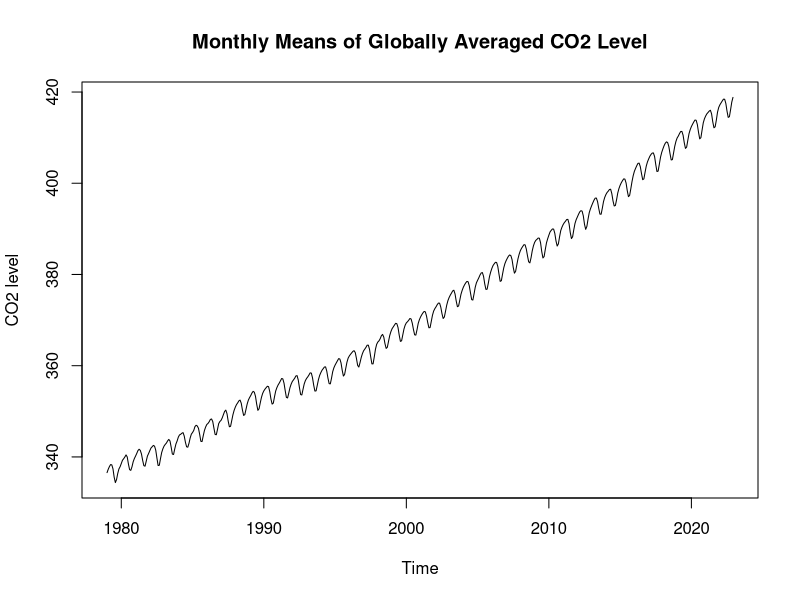
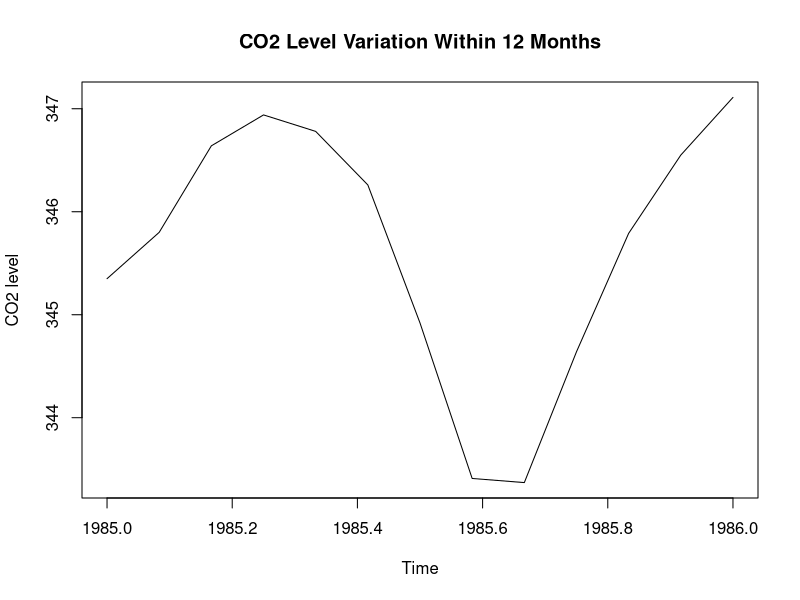
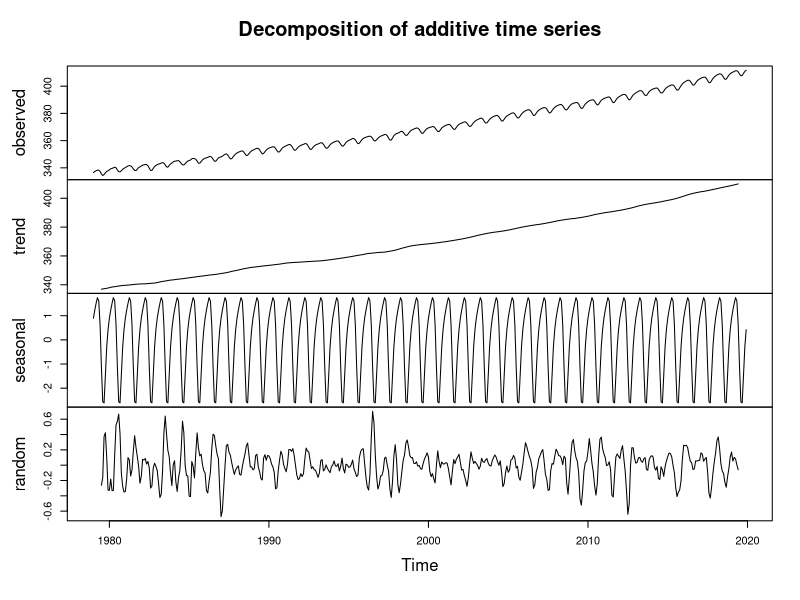
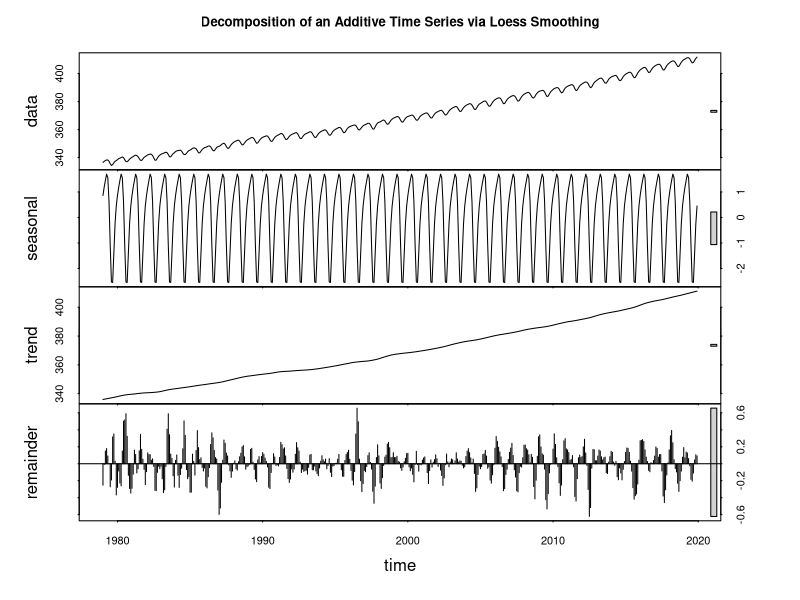
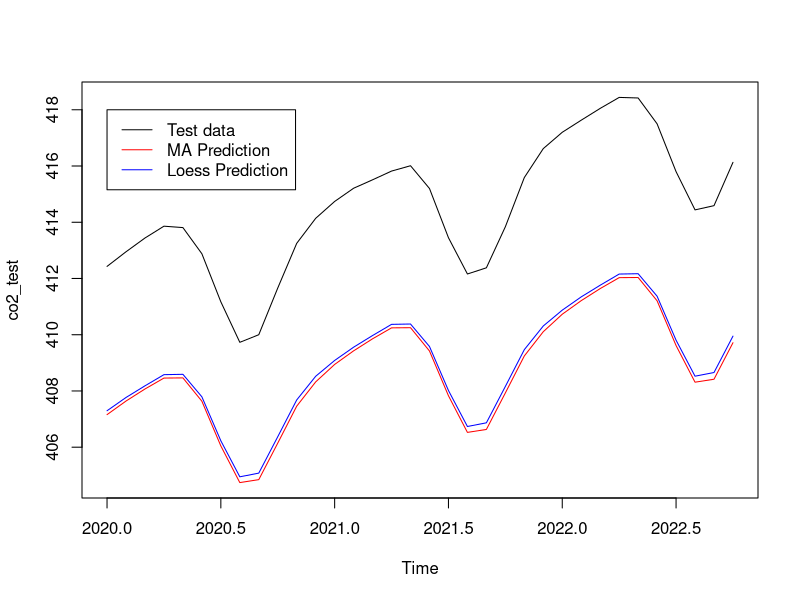
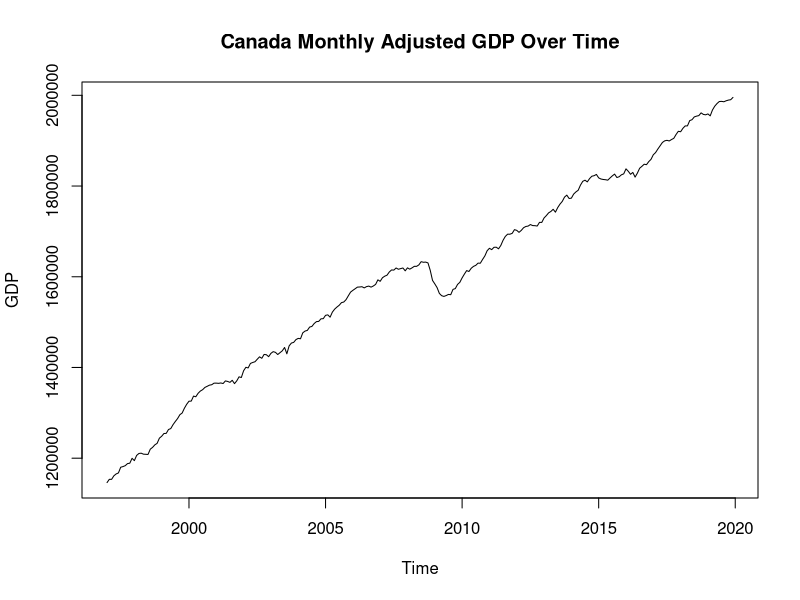
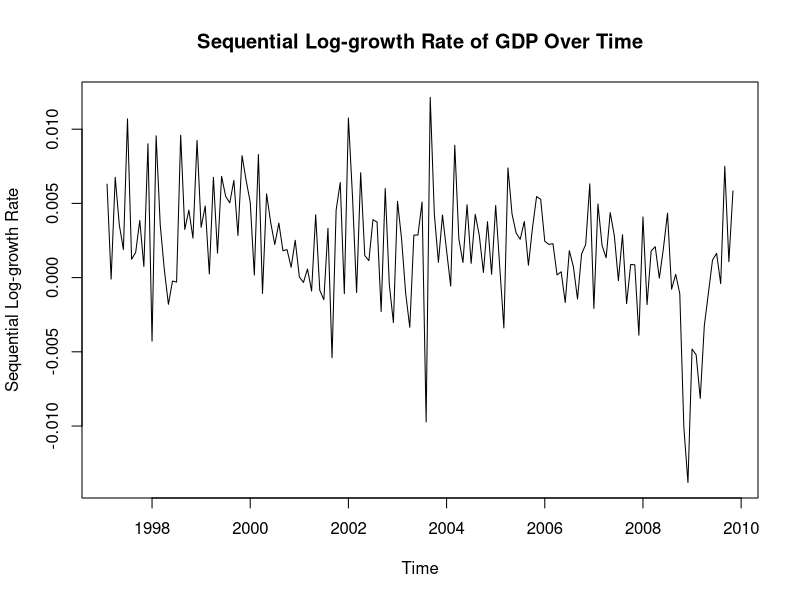
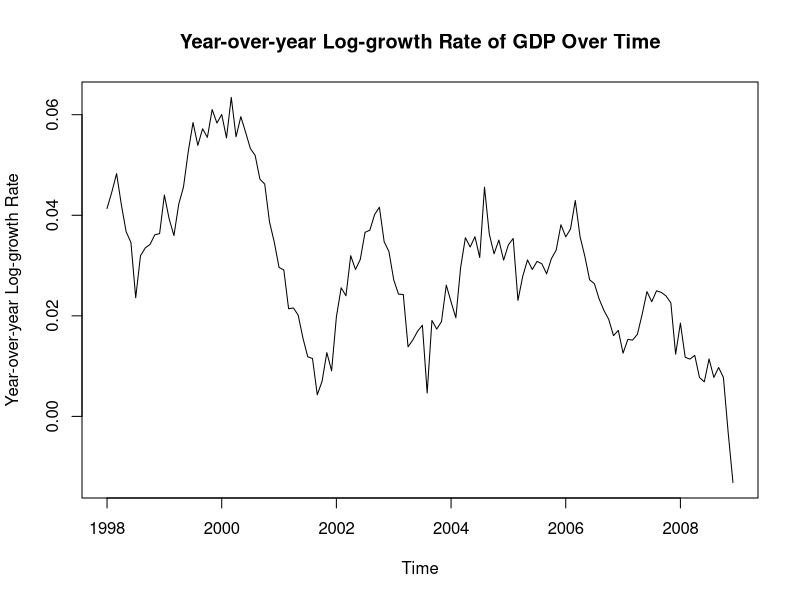

Reproduce these figures in R, in order.
## ---- chunk 1
knitr::opts_chunk$set(echo = TRUE)
#if you do not have the package, type install.packages("name_of_the_package")
library(tidyverse)
library(knitr)
library(tseries)
library(zoo)
library(readr)
## ---- chunk 2
co2 <- read.csv("co2_mm_gl.csv", header = TRUE, skip = 55)
co2_ts <- ts(co2[,4], start = c(1979,1),frequency = 12)
plot(co2_ts,
     main = "Monthly Means of Globally Averaged CO2 Level",
     ylab = "CO2 level")
plot(window(co2_ts, start = c(1985,1),end = c(1986,1)),
     main = "CO2 Level Variation Within 12 Months",
     ylab = "CO2 level")
## ---- chunk 3
co2_train <- window(co2_ts,start = c(1979,1),end = c(2019,12),frequency = 12)
co2_test <- window(co2_ts, start = c(2020,1), end = c(2022,10), frequency = 12)

co2_train_decom <- decompose(co2_train, type = "additive")
plot(co2_train_decom)

co2_train_loess <- stl(co2_train,s.window = "periodic")
plot(co2_train_loess,
     main = "Decomposition of an Additive Time Series via Loess Smoothing")
## ---- chunk 4
# MA method
ma_trend <- co2_train_decom$trend
ma_seas <- co2_train_decom$seasonal
ma_error <- co2_train_decom$random
# Loess smoothing
loess_trend <- co2_train_loess$time.series[,"trend"]
loess_seas <- co2_train_loess$time.series[,"seasonal"]
loess_error <- co2_train_loess$time.series[,"remainder"]
# creating data frame
lm_data <- data.frame(ma_trend = ma_trend,
                      loess_trend = loess_trend,
                      time = c(1:length(co2_train)))
# Fitted Models
lm_ma <- lm(ma_trend~time, data = lm_data)
lm_loess <- lm(loess_trend~time, data = lm_data)
summary(lm_ma)
summary(lm_loess)
## ---- chunk 5
t_test <- data.frame(time = max(lm_data$time) + c(1:length(co2_test)))
ma_trend_pred <- predict(lm_ma, newdata = t_test)
loess_trend_pred <- predict(lm_loess, newdata = t_test)

# estimate seasonal effect 
seasonals <- tibble(ma_sea_hat = ma_seas,
                        loess_sea_hat = loess_seas,
                        season = rep(1:12,41)) %>%
  group_by(season) %>%
  summarise(shat_ma = mean(ma_sea_hat),
            shat_loess = mean(loess_sea_hat)) 

ma_pred <- ts(ma_trend_pred + seasonals$shat_ma, 
              start = c(2020,1), 
              frequency = 12)
loess_pred <- ts(loess_trend_pred + seasonals$shat_loess,
                 start = c(2020,1),
                 frequency = 12)
plot(co2_test, ylim = c(min(co2_test,ma_pred,loess_pred), max(co2_test,ma_pred,loess_pred)))
lines(ma_pred,col = "red")
lines(loess_pred, col = "blue")
legend(2020,
       418,
       legend = c("Test data", "MA Prediction", "Loess Prediction"),
       lty = c("solid","solid","solid"),
       col = c("black", "red","blue"))
# MSPE
MSPE <- tibble(ma_pred = ma_pred,
               loess_pred = loess_pred,
               observed = co2_test) %>%
  mutate(sqr_diff_ma = (observed - ma_pred)^2,
         sqr_diff_loess = (observed - loess_pred)^2) %>%
  summarise(mspe_ma = mean(sqr_diff_ma),
            mspe_loess = mean(sqr_diff_loess))
MSPE
## ---- chunk 6
gdp <- read_csv("CanandaGDP-2.csv",
                skip = 1,
                col_names = c("Time", "GDP"),
                show_col_types = FALSE)
gdp_ts <- ts(gdp[,2],start = c(1997,1), end = c(2019,12), frequency = 12)
plot(gdp_ts, main = "Canada Monthly Adjusted GDP Over Time")
## ---- chunk 7
n = length(gdp$GDP)
seq_log_growth <- ts(log((gdp$GDP[-1])/(gdp$GDP[-n])),
                     start = c(1997,2),
                     end = c(2009,11),
                     frequency = 12)
plot(seq_log_growth,
     ylab = "Sequential Log-growth Rate",
     main = "Sequential Log-growth Rate of GDP Over Time")

year_over_year_log_growth <- ts(log((gdp$GDP[-c(1:12)])/(gdp$GDP[-c((n-11):n)])),
                                start = c(1998,1),
                                end = c(2008,12),
                                frequency = 12)
plot(year_over_year_log_growth,
     ylab = "Year-over-year Log-growth Rate",
     main = "Year-over-year Log-growth Rate of GDP Over Time")

## ---- chunk 8
acf(seq_log_growth,main = "ACF for Sequential log-growth series")
acf(year_over_year_log_growth, main = "ACF for Year-over-year log-growth series")
## ---- chunk 9
m = 5000
n = 1000
rhos <- c(rep(0,m))
for (i in 1:m) {
  sim_ts <- ts(rnorm(n))
  sim_ts_acf <- acf(sim_ts, lag.max = 1, plot = FALSE)
  rhos[i] <- sim_ts_acf$acf[2]
}

x <- seq(min(rhos), max(rhos), length = n)
f <- dnorm(x, -1/n, sqrt(1/n))
hist(rhos, 
     freq = FALSE,
     ylim = c(0,13),
     xlab = "Autocorrelation coefficient", 
     main = "Distribution of autocorrelation at lag 1")
lines(density(rhos), col = "red",lwd = 2)
lines(x, f, col = "blue", lwd = 2)
legend("topright", 
       c("Density", "Normal"), 
       box.lty = 0,
       lty = 1, 
       col = c("red", "blue"), 
       lwd = c(2, 2))


